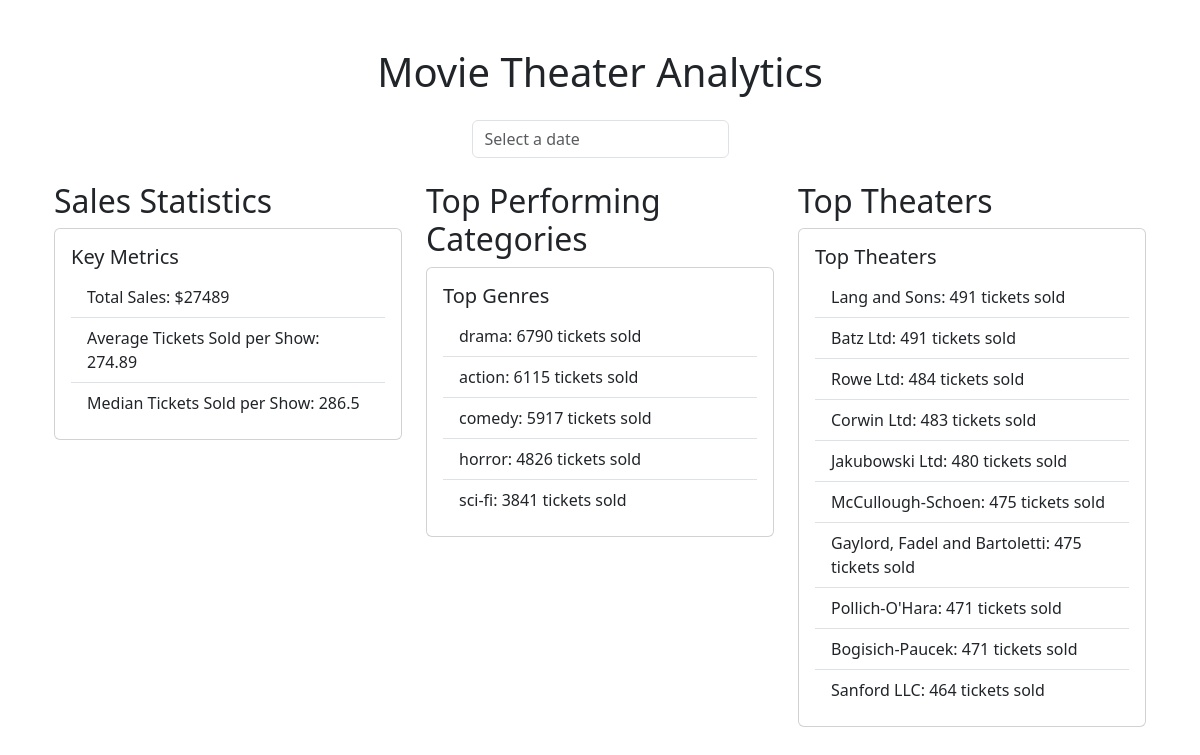
The page / on the database its author committed.
### theater/models.py (models this page shows, shortened)
class Theater(models.Model):
    name = models.CharField(max_length=255)
    location = models.CharField(max_length=255)

### theater/views.py (the view)
# urls.py: 2. Add a URL to urlpatterns:  path('', views.home, name='home')
def home(request):
    total_sales = Sales.objects.aggregate(total_tickets=Sum('tickets_sold'))['total_tickets']
    avg_tickets_sold = Sales.objects.aggregate(avg_tickets=Avg('tickets_sold'))['avg_tickets']
    all_tickets = list(Sales.objects.values_list('tickets_sold', flat=True))
    median_tickets_sold = median(all_tickets) if all_tickets else None
    genre_stats = Sales.objects.values('movie__genre').annotate(total_tickets=Sum('tickets_sold')).order_by('-total_tickets')
    theater_stats = Sales.objects.values('theater__name').annotate(total_tickets=Sum('tickets_sold')).order_by('-total_tickets')[:10]
    print(total_sales)
    data = {
        "total_sales": total_sales,
        "avg_tickets_sold": avg_tickets_sold,
        "median_tickets_sold": median_tickets_sold,
        "genre_stats": list(genre_stats),
        "theater_stats": list(theater_stats),
    }
    return render(request, 'theater/home.html', context=data)

### theater/templates/theater/home.html (shortened to what this page needs)
{% extends "theater/base.html" %}
{% block content %}
<h1 class="text-center mb-4">Movie Theater Analytics</h1>
<div class="d-flex justify-content-center">
    <div>
        <input type="text" id="calendar" class="form-control" placeholder="Select a date">
    </div>
</div>
<div class="container">
<div class="row">
    <div class="col-md-4">
        <h2>Sales Statistics</h2>
        <div class="card">
            <div class="card-body">
                <h5 class="card-title">Key Metrics</h5>
                <ul class="list-group list-group-flush">
                    <li class="list-group-item">Total Sales: ${{ total_sales }}</li>
                    <li class="list-group-item">Average Tickets Sold per Show: {{ avg_tickets_sold }}</li>
                    <li class="list-group-item">Median Tickets Sold per Show: {{ median_tickets_sold }}</li>
                </ul>
            </div>
        </div>
    </div>
    <div class="col-md-4">
        <h2>Top Performing Categories</h2>
        <div class="card">
            <div class="card-body">
                <h5 class="card-title">Top Genres</h5>
                <ul class="list-group list-group-flush">
                    {% for genre_stat in genre_stats %}
                    <li class="list-group-item">{{ genre_stat.movie__genre }}: {{ genre_stat.total_tickets }} tickets sold</li>
                    {% endfor %}
                </ul>
            </div>
        </div>
    </div>
    <div class="col-md-4">
        <h2>Top Theaters</h2>
        <div class="card">
            <div class="card-body">
                <h5 class="card-title">Top Theaters</h5>
                <ul class="list-group list-group-flush">
                    {% for theater_stat in theater_stats %}
                    <li class="list-group-item">{{ theater_stat.theater__name }}: {{ theater_stat.total_tickets }} tickets sold</li>
                    {% endfor %}
                </ul>
            </div>
        </div>
    </div>
</div>
<link rel="stylesheet" href="https://cdn.jsdelivr.net/npm/flatpickr/dist/flatpickr.min.css">
{% endblock %}

### theater/templates/theater/base.html (shortened to what this page needs)
<!DOCTYPE html>
<html lang="en">
<head>
    <link href="https://cdn.jsdelivr.net/npm/bootstrap@5.3.0-alpha1/dist/css/bootstrap.min.css" rel="stylesheet">
</head>
<body>
    <div class="container mt-5">
        {% block content %}
        {% endblock %}
    </div>
    <link rel="stylesheet" href="https://cdn.jsdelivr.net/npm/flatpickr/dist/flatpickr.min.css">
</body>
</html>

### rows shown on the page
Theater: theater__name "Lang and Sons", total_tickets "491"
Theater: theater__name "Batz Ltd", total_tickets "491"
Theater: theater__name "Rowe Ltd", total_tickets "484"
Theater: theater__name "Corwin Ltd", total_tickets "483"
Theater: theater__name "Jakubowski Ltd", total_tickets "480"
Theater: theater__name "McCullough-Schoen", total_tickets "475"
Theater: theater__name "Gaylord, Fadel and Bartoletti", total_tickets "475"
Theater: theater__name "Pollich-O'Hara", total_tickets "471"
Theater: theater__name "Bogisich-Paucek", total_tickets "471"
Theater: theater__name "Sanford LLC", total_tickets "464"

### other values the page prints
{{ total_sales }} "27489"
{{ avg_tickets_sold }} "274.89"
{{ median_tickets_sold }} "286.5"
{{ genre_stat.movie__genre }} "drama" "action" "comedy" "horror" "sci-fi"
{{ genre_stat.total_tickets }} "6790" "6115" "5917" "4826" "3841"
